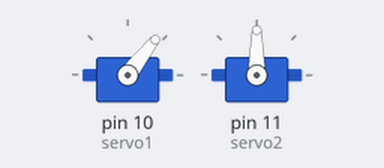
The sketch below on a simulated Arduino Uno, built with avr-gcc and run on an emulated ATmega328P. Parts: 2 × servo.

Above: at 0.05 s.
At 4.0 s:
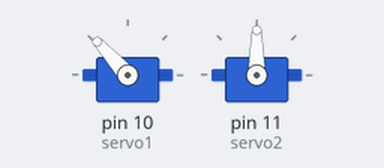
At 8.0 s:
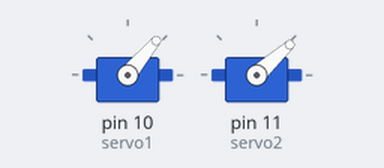
At 14.7 s:
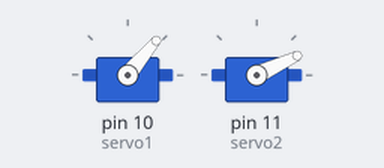
Timing chart, 0 to 19.1 s (numbered marks = the images above):
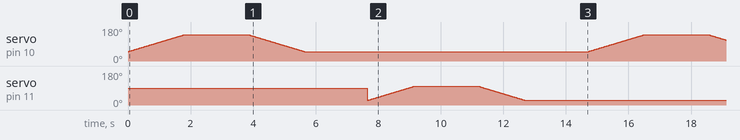

The sketch:

Cek_servo.ino
```cpp
#include <Servo.h>  // Mengimpor library Servo

Servo servo1;  // Membuat objek Servo untuk servo pertama
Servo servo2;  // Membuat objek Servo untuk servo kedua

void setup() {
  // Menghubungkan servo1 ke pin 9 dan servo2 ke pin 10
  servo1.attach(10);
  servo2.attach(11);
}

void loop() {
  // Looping untuk servo1
  for (int pos = 50; pos <= 140; pos += 1) {
    servo1.write(pos);   // Mengatur posisi servo1
    delay(20);           // Menunggu 20ms untuk kelancaran gerakan
  }
  delay(2000);           // Jeda 2 detik

  // Looping untuk servo1
  for (int pos = 140; pos >= 50; pos -= 1) {
    servo1.write(pos);   // Mengatur posisi servo1
    delay(20);           // Menunggu 20ms untuk kelancaran gerakan
  }
  delay(2000);           // Jeda 2 detik

  // Looping untuk servo2
  for (int pos = 25; pos <= 100; pos += 1) {
    servo2.write(pos);   // Mengatur posisi servo2
    delay(20);           // Menunggu 20ms untuk kelancaran gerakan
  }
  delay(2000);           // Jeda 5 detik

  // Looping untuk servo2
  for (int pos = 100; pos >= 25; pos -= 1) {
    servo2.write(pos);   // Mengatur posisi servo2
    delay(20);           // Menunggu 20ms untuk kelancaran gerakan
  }
  delay(2000);           // Jeda 5 detik
}
```
